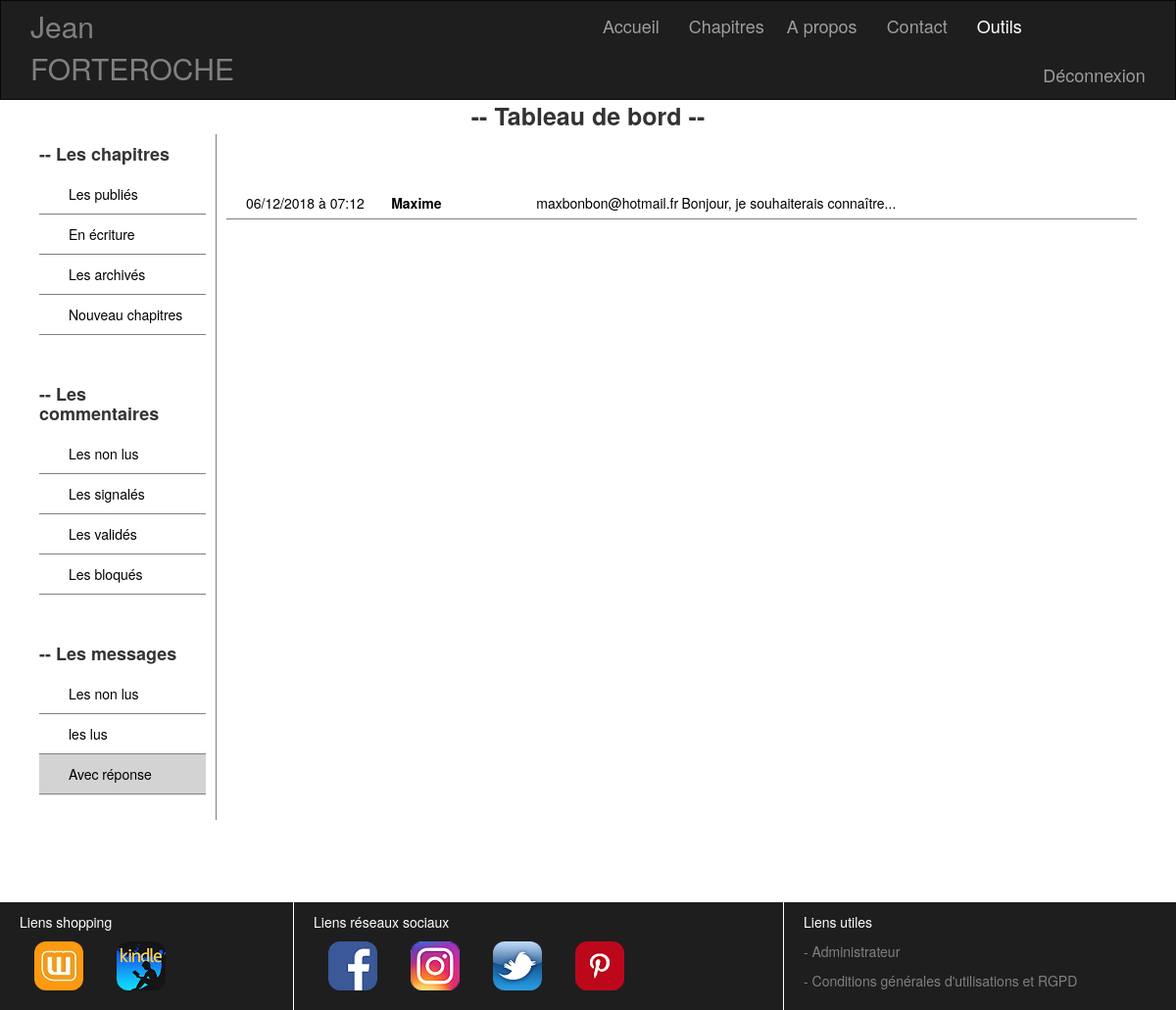
/index.php?callPage=dashboardDisplayListLineMessage&stateMessage=2 (signed in), run on the app's committed database.
### tables this page shows
CREATE TABLE IF NOT EXISTS `message` (
  `id` int(11) NOT NULL AUTO_INCREMENT,
  `name` varchar(255) NOT NULL,
  `email` varchar(255) NOT NULL,
  `contentMessage` text NOT NULL,
  `stateMessage` int(1) NOT NULL,
  `publicationDate` datetime NOT NULL,
  PRIMARY KEY (`id`)
);

### controller/controllerValidator.php (called while the page is built, shortened)
<?php
class controllerValidator
{
    public function requestValidator($method)
    {
        return $_SERVER['REQUEST_METHOD'] === $method;
    }
    public function isEmptyValidator($params)
    {
        if (is_array($params))
        {
            $empty = [];
            return empty($empty) ? true : false;
        }
        return false;
    }
}

### view/model/modelMessage.php (called while the page is built, shortened)
<?php
require_once("./view/model/modelLogBDD.php");
class modelMessage
{
    private $BDD;
    public function __construct()
    {
        $this->BDD = new BDD();
    }
    public function getDisplayListLineMessageByStateMessage($stateMessage,$numberMessageForPage,$numberCurrentPage)
    {
        $donneesDisplayListLineMessageByStateMessage = $this->BDD->connexionBDD()->prepare('SELECT * FROM message WHERE stateMessage=:a ORDER BY publicationDate DESC LIMIT '. (($numberCurrentPage-1)*$numberMessageForPage) .','. $numberMessageForPage .'');
        $donneesDisplayListLineMessageByStateMessage->execute(array('a'=>$stateMessage));
        return $donneesDisplayListLineMessageByStateMessage->fetchAll();
    }
}

### view/model/modelLogBDD.php (called while the page is built)
<?php
class BDD
{
    public function connexionBDD()
    {
    return new PDO('mysql:host=localhost;dbname=projet_3', 'root', '');
    }
}

### view/message/viewDisplayListLineMessageState.php (the view, shortened to what this page needs)
  <ul class="col-lg-12">
      <?php
      foreach ($displayListLineMessage as $donneesDisplayListLineMessage)
      {
          $contentMessage = substr($donneesDisplayListLineMessage['contentMessage'], 0, 50);
          $dateFr = date("d/m/Y", strtotime($donneesDisplayListLineMessage['publicationDate']));
          $heure = date("h", strtotime($donneesDisplayListLineMessage['publicationDate']));
          $minute = date("m", strtotime($donneesDisplayListLineMessage['publicationDate']));
?>
          <li class="listMessageContact">
          <a href="./index.php?callPage=dashboardDisplayOneMessage&stateMessage=<?= $_GET['stateMessage'] ?>&idMessage=<?= $donneesDisplayListLineMessage['id'] ?>">
          <span class="date col-lg-2"><?= $dateFr ?> à <?= $heure ?>:<?= $minute ?></span>
          <span class="col-lg-2"><strong><?= $donneesDisplayListLineMessage['name'] ?></strong></span>
          <span class="date col-lg-2"><?= $donneesDisplayListLineMessage['email'] ?></span>
          <span><?= $contentMessage ?></span>
          </a></li>
<?php
      }
    ?>
  </ul>

### css/cssBody.css (style rules this page uses)
[class*="col-"] { min-height: 100%; margin: 0; padding: 0; }
.row { margin: 0; padding: 0; }

### css/cssMiddlePage.css (style rules this page uses)
a, a:hover { text-decoration: none; color: blue; }
.listMessageContact, .listComment, .listChapter, .listReportComment, .listValidateComment, .listBlockComment { padding: 10px 20px 6px; border-bottom: 1px solid grey; color: black; }
ul { list-style-type: none; }
.sectionDashboard a { color: black; }

### data on the page
message: publicationDate "06/12/2018", publicationDate "07", publicationDate "12", name "Maxime", email "maxbonbon@hotmail.fr", contentMessage "Bonjour, je souhaiterais connaître..."
